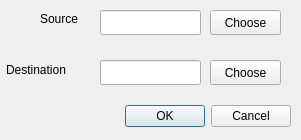
<?xml version="1.0" encoding="UTF-8"?>
<ui version="4.0">
 <class>Dialog</class>
 <widget class="QDialog" name="Dialog">
  <property name="geometry">
   <rect>
    <x>0</x>
    <y>0</y>
    <width>301</width>
    <height>140</height>
   </rect>
  </property>
  <property name="windowTitle">
   <string>Dialog</string>
  </property>
  <widget class="QDialogButtonBox" name="buttonBox">
   <property name="geometry">
    <rect>
     <x>-50</x>
     <y>100</y>
     <width>341</width>
     <height>32</height>
    </rect>
   </property>
   <property name="orientation">
    <enum>Qt::Horizontal</enum>
   </property>
   <property name="standardButtons">
    <set>QDialogButtonBox::Cancel|QDialogButtonBox::Ok</set>
   </property>
  </widget>
  <widget class="QLineEdit" name="lineEdit">
   <property name="geometry">
    <rect>
     <x>100</x>
     <y>10</y>
     <width>101</width>
     <height>25</height>
    </rect>
   </property>
  </widget>
  <widget class="QLineEdit" name="lineEdit_2">
   <property name="geometry">
    <rect>
     <x>100</x>
     <y>60</y>
     <width>101</width>
     <height>25</height>
    </rect>
   </property>
  </widget>
  <widget class="QLabel" name="label">
   <property name="geometry">
    <rect>
     <x>40</x>
     <y>10</y>
     <width>67</width>
     <height>17</height>
    </rect>
   </property>
   <property name="text">
    <string>Source</string>
   </property>
  </widget>
  <widget class="QLabel" name="label_2">
   <property name="geometry">
    <rect>
     <x>6</x>
     <y>60</y>
     <width>81</width>
     <height>20</height>
    </rect>
   </property>
   <property name="text">
    <string>Destination</string>
   </property>
  </widget>
  <widget class="QPushButton" name="pushButton">
   <property name="geometry">
    <rect>
     <x>210</x>
     <y>10</y>
     <width>71</width>
     <height>25</height>
    </rect>
   </property>
   <property name="text">
    <string>Choose</string>
   </property>
  </widget>
  <widget class="QPushButton" name="pushButton_2">
   <property name="geometry">
    <rect>
     <x>210</x>
     <y>60</y>
     <width>71</width>
     <height>25</height>
    </rect>
   </property>
   <property name="text">
    <string>Choose</string>
   </property>
  </widget>
 </widget>
 <resources/>
 <connections>
  <connection>
   <sender>buttonBox</sender>
   <signal>accepted()</signal>
   <receiver>Dialog</receiver>
   <slot>accept()</slot>
   <hints>
    <hint type="sourcelabel">
     <x>248</x>
     <y>254</y>
    </hint>
    <hint type="destinationlabel">
     <x>157</x>
     <y>274</y>
    </hint>
   </hints>
  </connection>
  <connection>
   <sender>buttonBox</sender>
   <signal>rejected()</signal>
   <receiver>Dialog</receiver>
   <slot>reject()</slot>
   <hints>
    <hint type="sourcelabel">
     <x>316</x>
     <y>260</y>
    </hint>
    <hint type="destinationlabel">
     <x>286</x>
     <y>274</y>
    </hint>
   </hints>
  </connection>
 </connections>
</ui>
